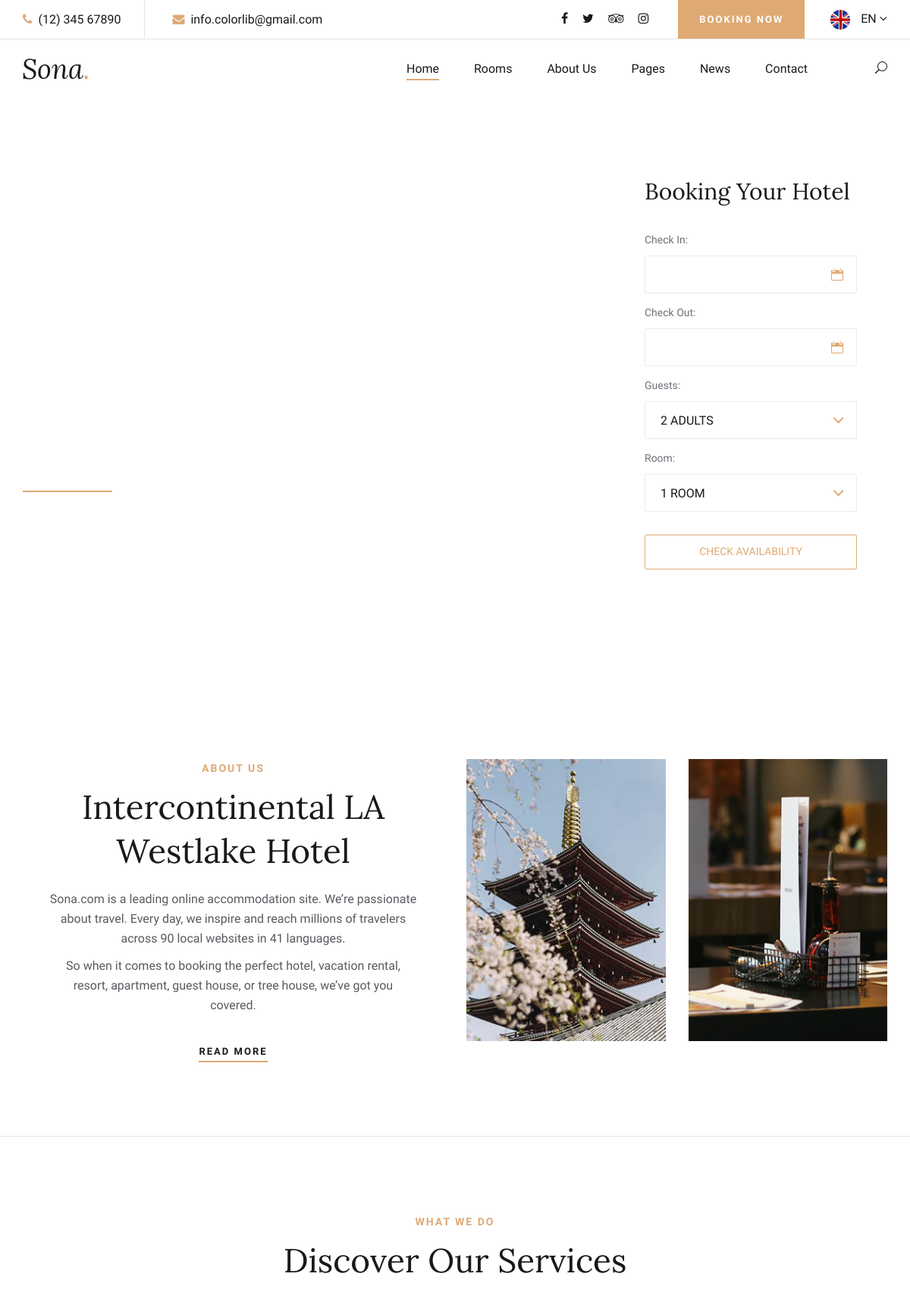
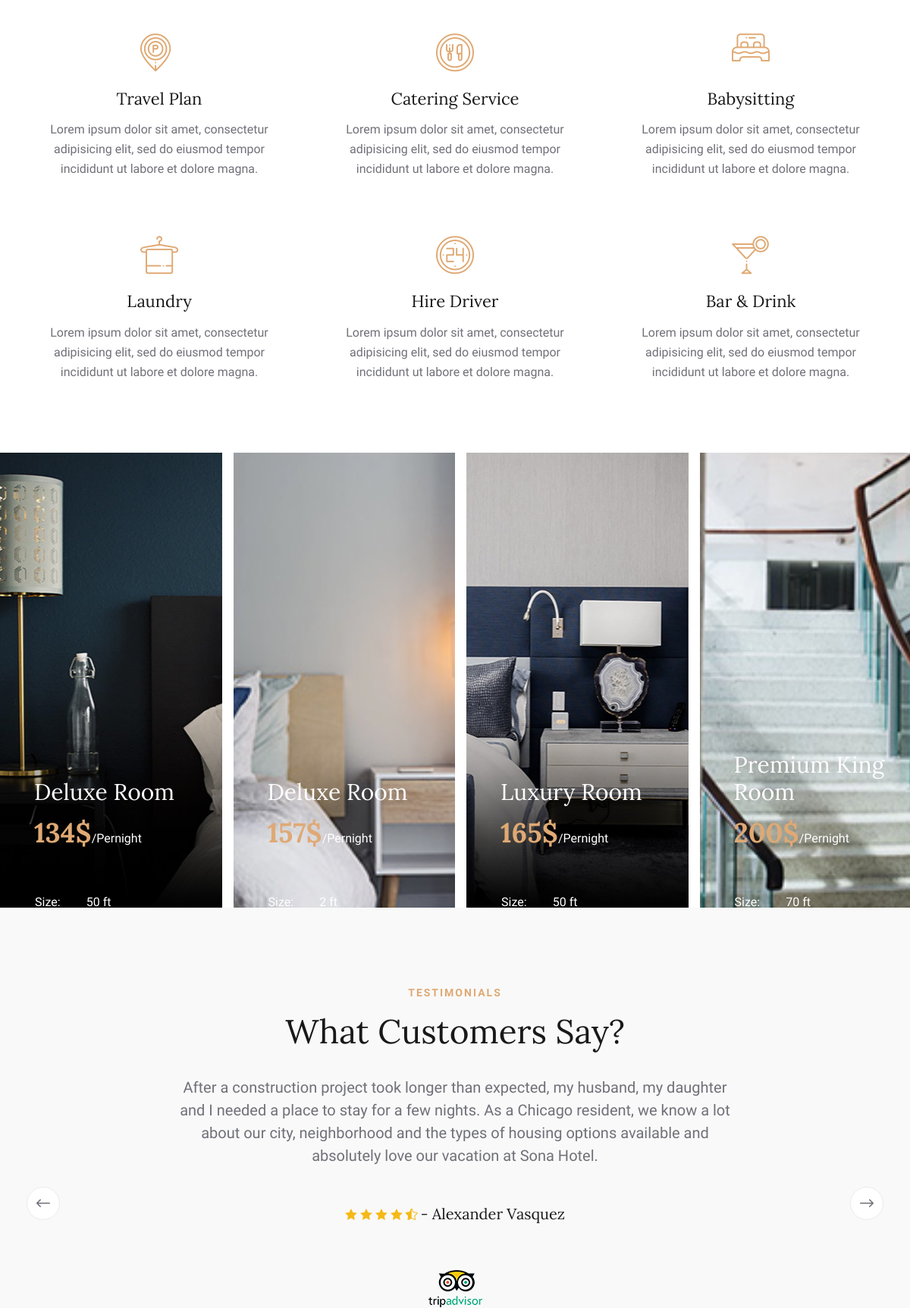
The page / (upper part) on the database its author committed (2 pictures, top to bottom).
### app_hotel/models.py (models this page shows, shortened)
class Room_Blog_Absact(models.Model):
    choice = (
            ('publised',  'PUBLISHED'),
             ( 'draft', 'DRAFT')
              )
    title = models.CharField(max_length=100)
    image = models.ImageField(upload_to='images/')
    slug = models.SlugField(blank=True, max_length=100, unique=True)
    description = models.TextField( )
    published = models.DateTimeField(default=timezone.now)
    created = models.DateTimeField(auto_now_add =True)
    updated = models.DateTimeField(auto_now =True)
    status = models.CharField(choices= choice, max_length=50)
    services = TaggableManager() # user tag pip install django-taggit
    user = models.ForeignKey(Person, on_delete=models.CASCADE)
    class Meta:
        ordering = ['title','published','status','image']

class Room(Room_Blog_Absact):
    price = models.IntegerField()
    size = models.IntegerField()
    capacity = models.IntegerField()
    bed = models.CharField(max_length=100,blank=True,null=True)
    class Meta:
        model: Room_Blog_Absact
        ordering = ('title','price','size','capacity','bed','published','status','image')

class Room_Blog_Absact(models.Model):
    choice = (
            ('publised',  'PUBLISHED'),
             ( 'draft', 'DRAFT')
              )
    title = models.CharField(max_length=100)
    image = models.ImageField(upload_to='images/')
    slug = models.SlugField(blank=True, max_length=100, unique=True)
    description = models.TextField( )
    published = models.DateTimeField(default=timezone.now)
    created = models.DateTimeField(auto_now_add =True)
    updated = models.DateTimeField(auto_now =True)
    status = models.CharField(choices= choice, max_length=50)
    services = TaggableManager() # user tag pip install django-taggit
    user = models.ForeignKey(Person, on_delete=models.CASCADE)
    class Meta:
        ordering = ['title','published','status','image']

### app_hotel/views.py (the view)
# urls.py: path('', HomePageView.as_view(), name='home'),
class HomePageView(TemplateView):
    template_name = "hotel/index.html"
    def get_context_data(self, **kwargs):
        context = super().get_context_data(**kwargs)
        context['latest_rooms'] = Room.objects.all()[:5]
        return context

### app_hotel/templates/hotel/index.html (shortened to what this page needs)
{% extends 'partials/layout/base.html' %}
{% load static %}
{% block content %}
    <section class="hero-section">
        <div class="container">
            <div class="row">
                <div class="col-lg-6">
                    <div class="hero-text">
                        <h1>Sona A Luxury Hotel</h1>
                        <p>Here are the best hotel booking sites, including recommendations for international
                            travel and for finding low-priced hotel rooms.</p>
                        <a href="#" class="primary-btn">Discover Now</a>
                    </div>
                </div>
                <div class="col-xl-4 col-lg-5 offset-xl-2 offset-lg-1">
                    <div class="booking-form">
                        <h3>Booking Your Hotel</h3>
                        <form action="#">
                            <div class="check-date">
                                <label for="date-in">Check In:</label>
                                <input type="text" class="date-input" id="date-in">
                                <i class="icon_calendar"></i>
                            </div>
                            <div class="check-date">
                                <label for="date-out">Check Out:</label>
                                <input type="text" class="date-input" id="date-out">
                                <i class="icon_calendar"></i>
                            </div>
                            <div class="select-option">
                                <label for="guest">Guests:</label>
                            </div>
                            <div class="select-option">
                                <label for="room">Room:</label>
                            </div>
                            <button type="submit">Check Availability</button>
                        </form>
                    </div>
                </div>
            </div>
        </div>
    </section>
    <section class="aboutus-section spad">
        <div class="container">
            <div class="row">
                <div class="col-lg-6">
                    <div class="about-text">
                        <div class="section-title">
                            <span>About Us</span>
                            <h2>Intercontinental LA <br />Westlake Hotel</h2>
                        </div>
                        <p class="f-para">Sona.com is a leading online accommodation site. We’re passionate about
                            travel. Every day, we inspire and reach millions of travelers across 90 local websites in 41
                            languages.</p>
                        <p class="s-para">So when it comes to booking the perfect hotel, vacation rental, resort,
                            apartment, guest house, or tree house, we’ve got you covered.</p>
                        <a href="#" class="primary-btn about-btn">Read More</a>
                    </div>
                </div>
                <div class="col-lg-6">
                    <div class="about-pic">
                        <div class="row">
                            <div class="col-sm-6">
                                <img src="img/about/about-1.jpg" alt="">
                            </div>
                            <div class="col-sm-6">
                                <img src="img/about/about-2.jpg" alt="">
                            </div>
                        </div>
                    </div>
                </div>
            </div>
        </div>
    </section>
    <section class="services-section spad">
        <div class="container">
            <div class="row">
                <div class="col-lg-12">
                    <div class="section-title">
                        <span>What We Do</span>
                        <h2>Discover Our Services</h2>
                    </div>
                </div>
            </div>
            <div class="row">
                <div class="col-lg-4 col-sm-6">
                    <div class="service-item">
                        <i class="flaticon-036-parking"></i>
                        <h4>Travel Plan</h4>
                        <p>Lorem ipsum dolor sit amet, consectetur adipisicing elit, sed do eiusmod tempor incididunt ut
                            labore et dolore magna.</p>
                    </div>
                </div>
                <div class="col-lg-4 col-sm-6">
                    <div class="service-item">
                        <i class="flaticon-033-dinner"></i>
                        <h4>Catering Service</h4>
                        <p>Lorem ipsum dolor sit amet, consectetur adipisicing elit, sed do eiusmod tempor incididunt ut
                            labore et dolore magna.</p>
                    </div>
                </div>
                <div class="col-lg-4 col-sm-6">
                    <div class="service-item">
                        <i class="flaticon-026-bed"></i>
                        <h4>Babysitting</h4>
                        <p>Lorem ipsum dolor sit amet, consectetur adipisicing elit, sed do eiusmod tempor incididunt ut
                            labore et dolore magna.</p>
                    </div>
                </div>
                <div class="col-lg-4 col-sm-6">
                    <div class="service-item">
                        <i class="flaticon-024-towel"></i>
                        <h4>Laundry</h4>
                        <p>Lorem ipsum dolor sit amet, consectetur adipisicing elit, sed do eiusmod tempor incididunt ut
                            labore et dolore magna.</p>
                    </div>
                </div>
                <div class="col-lg-4 col-sm-6">
                    <div class="service-item">
                        <i class="flaticon-044-clock-1"></i>
                        <h4>Hire Driver</h4>
                        <p>Lorem ipsum dolor sit amet, consectetur adipisicing elit, sed do eiusmod tempor incididunt ut
                            labore et dolore magna.</p>
                    </div>
                </div>
                <div class="col-lg-4 col-sm-6">
                    <div class="service-item">
                        <i class="flaticon-012-cocktail"></i>
                        <h4>Bar & Drink</h4>
                        <p>Lorem ipsum dolor sit amet, consectetur adipisicing elit, sed do eiusmod tempor incididunt ut
                            labore et dolore magna.</p>
                    </div>
                </div>
            </div>
        </div>
    </section>
    <section class="hp-room-section">
        <div class="container-fluid">
            <div class="hp-room-items">
                <div class="row">
                    {% for room in latest_rooms %}
                    <div class="col-lg-3 col-md-6">
                        <div class="hp-room-item set-bg" data-setbg="{{room.image.url}}">
                            <div class="hr-text">
                                <h3>{{ room.title }}</h3>
                                <h2>{{room.price}}$<span>/Pernight</span></h2>
                                <table>
                                    <tbody>
                                        <tr>
                                            <td class="r-o">Size:</td>
                                            <td>{{room.size}} ft</td>
                                        </tr>
                                    </tbody>
                                </table>
                            </div>
                        </div>
                    </div>
                    {% endfor %}
                </div>
            </div>
        </div>
    </section>
    <section class="testimonial-section spad">
        <div class="container">
            <div class="row">
                <div class="col-lg-12">
                    <div class="section-title">
                        <span>Testimonials</span>
                        <h2>What Customers Say?</h2>
                    </div>
                </div>
            </div>
            <div class="row">
                <div class="col-lg-8 offset-lg-2">
                    <div class="testimonial-slider owl-carousel">
                        <div class="ts-item">
                            <p>After a construction project took longer than expected, my husband, my daughter and I
                                needed a place to stay for a few nights. As a Chicago resident, we know a lot about our
                                city, neighborhood and the types of housing options available and absolutely love our
                                vacation at Sona Hotel.</p>
                            <div class="ti-author">
                                <div class="rating">
                                    <i class="icon_star"></i>
                                    <i class="icon_star"></i>
                                    <i class="icon_star"></i>
                                    <i class="icon_star"></i>
                                    <i class="icon_star-half_alt"></i>
                                </div>
                                <h5> - Alexander Vasquez</h5>
                            </div>
                            <img src="img/testimonial-logo.png" alt="">
                        </div>
                    </div>
                </div>
            </div>
        </div>
    </section>
{% endblock content %}

### rows shown on the page
Room: shows a picture, title "Deluxe Room", price "134", size "50"
Room: shows a picture, title "Deluxe Room", price "157", size "2"
Room: shows a picture, title "Luxury Room", price "165", size "50"
Room: shows a picture, title "Premium King Room", price "200", size "70"
